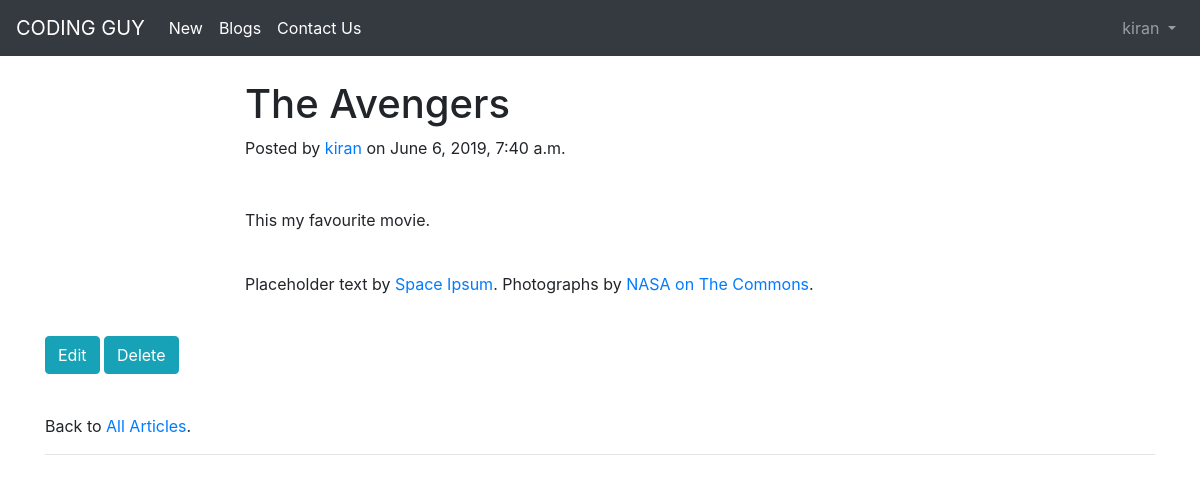
Page /articles/3/ (signed in) on the committed database.
### users/models.py (models this page shows)
class CustomUser(AbstractUser):                # Class for custom user.
    age = models.PositiveIntegerField(null=True, blank=True)

### articles/models.py (models this page shows, shortened)
class Article(models.Model):
   title = models.CharField(max_length=255)
   body = models.TextField()
   date = models.DateTimeField(auto_now_add=True)
   author = models.ForeignKey(
     get_user_model(),
     on_delete=models.CASCADE,
    )

### articles/views.py (the view)
# urls.py: path('<int:pk>/',ArticleDetailView.as_view(), name='article_detail'), # new
class ArticleDetailView(LoginRequiredMixin,DetailView):
      model = Article
      template_name = 'articles/article_detail.html'
      login_url = 'login'

### articles/templates/articles/article_detail.html (shortened to what this page needs)
{% extends 'users/base.html' %}
{% block content %}
  <header class="masthead" style="background-image: url('img/post-bg.jpg')">
    <div class="container">
      <div class="row">
        <div class="col-lg-8 col-md-10 mx-auto">
          <div class="post-heading">
            <h1>{{ article.title }}</h1>
            <span class="meta">Posted by
              <a href="#">{{ article.author }}</a>
              on {{ article.date }}</span>
          </div>
        </div>
      </div>
    </div>
  </header>
  <br><br><article>
    <div class="container">
      <div class="row">
        <div class="col-lg-8 col-md-10 mx-auto">
          <p>{{ article.body }}</p>
          <p>Placeholder text by
            <a href="http://spaceipsum.com/">Space Ipsum</a>. Photographs by
            <a href="https://www.flickr.com/photos/nasacommons/">NASA on The Commons</a>.</p>
        </div>
      </div>
    </div>
  </article>
<br><p><a href="{% url 'article_edit' article.pk %}" class="btn btn-info" role="button">Edit</a>
	<a href="{% url 'article_delete' article.pk %}" class="btn btn-info" role="button">Delete</a></p>
	<br><p>Back to <a href="{% url 'article_list' %}">All Articles</a>.</p>
  <hr>
{% endblock content %}

### users/templates/users/base.html (shortened to what this page needs)
<!doctype html>
{% load static %}
<html lang="en">
	<head>
		<link rel="stylesheet"
			href="https://stackpath.bootstrapcdn.com/bootstrap/4.1.3/css/\
			bootstrap.min.css"
			integrity="sha384-MCw98/SFnGE8fJT3GXwEOngsV7Zt27NXFoaoApmYm81i\
			uXoPkFOJwJ8ERdknLPMO"
>
	</head>
	<body>
		<nav class="navbar navbar-expand-md navbar-dark bg-dark mb-4">
			<a class="navbar-brand" href="{% url 'home' %}">CODING GUY</a>
			<div class="collapse navbar-collapse" id="navbarCollapse">
				{% if user.is_authenticated %}
					<div class="collapse navbar-collapse" id="navbarNav">
						<ul class="navbar-nav">
							<li class="nav-item active">
								<a class="nav-link" href="{% url 'article_new' %}">New <span class="sr-only">(current)</span></a>
							</li>
						</ul>
						<ul class="navbar-nav">
							<li class="nav-item active">
								<a class="nav-link" href="{% url 'article_list' %}">Blogs<span class="sr-only">(current)</span></a>
							</li>
						</ul>
						<ul class="navbar-nav">
							<li class="nav-item active">
								<a class="nav-link" href="/users/contact">Contact Us <span class="sr-only">(current)</span></a>
							</li>
						</ul>
						<ul class="navbar-nav ml-auto">
							<li class="nav-item">
								<a class="nav-link dropdown-toggle" href="#" id="userMenu"
									data-toggle="dropdown" aria-haspopup="true"
									aria-expanded="false">
									{{ user.username }}
								</a>
							</li>
						</ul>
					{% endif %}
				</div>
			</div>
		</nav>
		<div class="container">
			{% block content %}
			{% endblock content %}
		</div>
	</body>
</html>

### rows in the picture
CustomUser: username "kiran"
Article: title "The Avengers", author "kiran", date "June 6, 2019, 7:40 a.m.", body "This my favourite movie."
